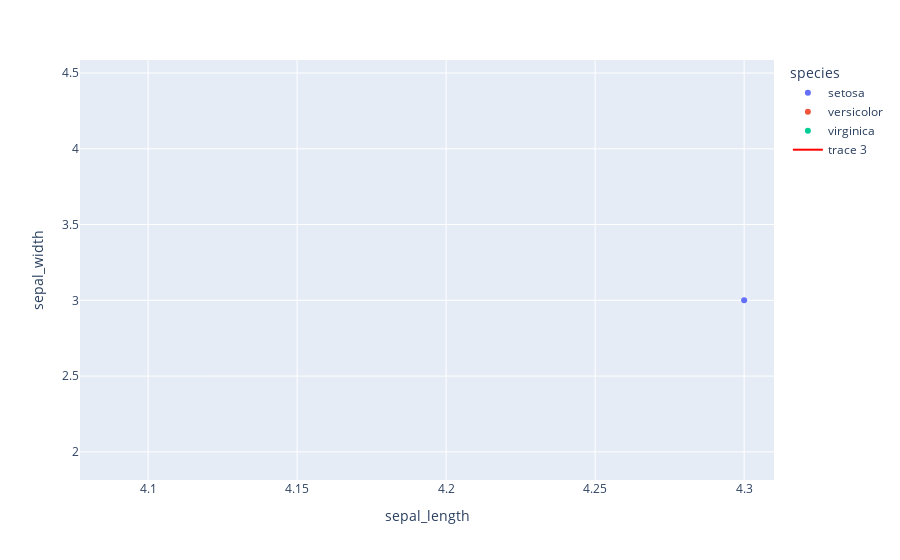

Notebook source saved alongside this figure:
### Code cell
#라인차트를 만들고 싶어요
import plotly.express as px #seaborn과 개념적으로 유사
import plotly.graph_objects as go

iris = px.data.iris()
fig = px.scatter(iris, x = 'sepal_length', y='sepal_width',color='species')
fig.add_trace(
    go.Scatter(
        x = [4.5, 7.5], # x축의 범위
        y=[2,4],
        mode = "lines", #직선을 그리겠다
        line = go.scatter.Line(color="red"),
        
    )
)
fig.show()

### Figure 1 — Plotly figure (JSON) as saved in the notebook; plotly's stock layout.template omitted (floating-point values rounded to 4 significant figures)
{"data": [{"hovertemplate": "species=setosa<br>sepal_length=%{x}<br>sepal_width=%{y}<extra></extra>", "legendgroup": "setosa", "marker": {"color": "#636efa", "symbol": "circle"}, "mode": "markers", "name": "setosa", "orientation": "v", "showlegend": true, "type": "scatter", "x": [5.1, 4.9, 4.7, 4.6, 5, 5.4, 4.6, 5, 4.4, 4.9, 5.4, 4.8, 4.8, 4.3, 5.8, 5.7, 5.4, 5.1, 5.7, 5.1, 5.4, 5.1, 4.6, 5.1, 4.8, 5, 5, 5.2, 5.2, 4.7, 4.8, 5.4, 5.2, 5.5, 4.9, 5, 5.5, 4.9, 4.4, 5.1, 5, 4.5, 4.4, 5, 5.1, 4.8, 5.1, 4.6, 5.3, 5], "xaxis": "x", "y": [3.5, 3, 3.2, 3.1, 3.6, 3.9, 3.4, 3.4, 2.9, 3.1, 3.7, 3.4, 3, 3, 4, 4.4, 3.9, 3.5, 3.8, 3.8, 3.4, 3.7, 3.6, 3.3, 3.4, 3, 3.4, 3.5, 3.4, 3.2, 3.1, 3.4, 4.1, 4.2, 3.1, 3.2, 3.5, 3.1, 3, 3.4, 3.5, 2.3, 3.2, 3.5, 3.8, 3, 3.8, 3.2, 3.7, 3.3], "yaxis": "y"}, {"hovertemplate": "species=versicolor<br>sepal_length=%{x}<br>sepal_width=%{y}<extra></extra>", "legendgroup": "versicolor", "marker": {"color": "#EF553B", "symbol": "circle"}, "mode": "markers", "name": "versicolor", "orientation": "v", "showlegend": true, "type": "scatter", "x": [7, 6.4, 6.9, 5.5, 6.5, 5.7, 6.3, 4.9, 6.6, 5.2, 5, 5.9, 6, 6.1, 5.6, 6.7, 5.6, 5.8, 6.2, 5.6, 5.9, 6.1, 6.3, 6.1, 6.4, 6.6, 6.8, 6.7, 6, 5.7, 5.5, 5.5, 5.8, 6, 5.4, 6, 6.7, 6.3, 5.6, 5.5, 5.5, 6.1, 5.8, 5, 5.6, 5.7, 5.7, 6.2, 5.1, 5.7], "xaxis": "x", "y": [3.2, 3.2, 3.1, 2.3, 2.8, 2.8, 3.3, 2.4, 2.9, 2.7, 2, 3, 2.2, 2.9, 2.9, 3.1, 3, 2.7, 2.2, 2.5, 3.2, 2.8, 2.5, 2.8, 2.9, 3, 2.8, 3, 2.9, 2.6, 2.4, 2.4, 2.7, 2.7, 3, 3.4, 3.1, 2.3, 3, 2.5, 2.6, 3, 2.6, 2.3, 2.7, 3, 2.9, 2.9, 2.5, 2.8], "yaxis": "y"}, {"hovertemplate": "species=virginica<br>sepal_length=%{x}<br>sepal_width=%{y}<extra></extra>", "legendgroup": "virginica", "marker": {"color": "#00cc96", "symbol": "circle"}, "mode": "markers", "name": "virginica", "orientation": "v", "showlegend": true, "type": "scatter", "x": [6.3, 5.8, 7.1, 6.3, 6.5, 7.6, 4.9, 7.3, 6.7, 7.2, 6.5, 6.4, 6.8, 5.7, 5.8, 6.4, 6.5, 7.7, 7.7, 6, 6.9, 5.6, 7.7, 6.3, 6.7, 7.2, 6.2, 6.1, 6.4, 7.2, 7.4, 7.9, 6.4, 6.3, 6.1, 7.7, 6.3, 6.4, 6, 6.9, 6.7, 6.9, 5.8, 6.8, 6.7, 6.7, 6.3, 6.5, 6.2, 5.9], "xaxis": "x", "y": [3.3, 2.7, 3, 2.9, 3, 3, 2.5, 2.9, 2.5, 3.6, 3.2, 2.7, 3, 2.5, 2.8, 3.2, 3, 3.8, 2.6, 2.2, 3.2, 2.8, 2.8, 2.7, 3.3, 3.2, 2.8, 3, 2.8, 3, 2.8, 3.8, 2.8, 2.8, 2.6, 3, 3.4, 3.1, 3, 3.1, 3.1, 3.1, 2.7, 3.2, 3.3, 3, 2.5, 3, 3.4, 3], "yaxis": "y"}, {"line": {"color": "red"}, "mode": "lines", "type": "scatter", "x": [4.5, 7.5], "y": [2, 4]}], "layout": {"autosize": true, "legend": {"title": {"text": "species"}, "tracegroupgap": 0}, "margin": {"t": 60}, "xaxis": {"anchor": "y", "autorange": false, "domain": [0, 1], "range": [4.077, 4.31], "title": {"text": "sepal_length"}, "type": "linear"}, "yaxis": {"anchor": "x", "autorange": false, "domain": [0, 1], "range": [1.814, 4.586], "title": {"text": "sepal_width"}, "type": "linear"}}}
